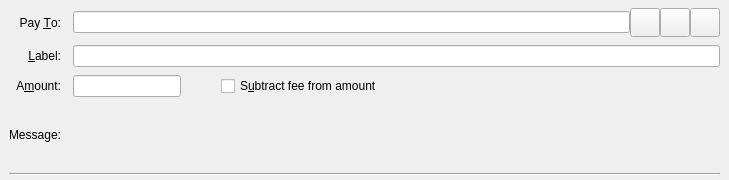
<?xml version="1.0" encoding="UTF-8"?>
<ui version="4.0">
 <class>SendCoinsEntry</class>
 <widget class="QStackedWidget" name="SendCoinsEntry">
  <property name="geometry">
   <rect>
    <x>0</x>
    <y>0</y>
    <width>729</width>
    <height>180</height>
   </rect>
  </property>
  <property name="focusPolicy">
   <enum>Qt::TabFocus</enum>
  </property>
  <property name="autoFillBackground">
   <bool>false</bool>
  </property>
  <widget class="QFrame" name="SendCoins">
   <property name="toolTip">
    <string>This is a normal payment.</string>
   </property>
   <property name="frameShape">
    <enum>QFrame::NoFrame</enum>
   </property>
   <layout class="QGridLayout" name="gridLayout">
    <property name="topMargin">
     <number>8</number>
    </property>
    <property name="bottomMargin">
     <number>4</number>
    </property>
    <property name="horizontalSpacing">
     <number>12</number>
    </property>
    <property name="verticalSpacing">
     <number>8</number>
    </property>
    <item row="3" column="1">
     <widget class="QLabel" name="messageTextLabel">
      <property name="toolTip">
       <string>A message that was attached to the conbinicoin: URI which will be stored with the transaction for your reference. Note: This message will not be sent over the ConbiniCoin network.</string>
      </property>
      <property name="textFormat">
       <enum>Qt::PlainText</enum>
      </property>
     </widget>
    </item>
    <item row="2" column="0">
     <widget class="QLabel" name="amountLabel">
      <property name="text">
       <string>A&amp;mount:</string>
      </property>
      <property name="alignment">
       <set>Qt::AlignRight|Qt::AlignTrailing|Qt::AlignVCenter</set>
      </property>
      <property name="buddy">
       <cstring>payAmount</cstring>
      </property>
     </widget>
    </item>
    <item row="0" column="0">
     <widget class="QLabel" name="payToLabel">
      <property name="text">
       <string>Pay &amp;To:</string>
      </property>
      <property name="alignment">
       <set>Qt::AlignRight|Qt::AlignTrailing|Qt::AlignVCenter</set>
      </property>
      <property name="buddy">
       <cstring>payTo</cstring>
      </property>
     </widget>
    </item>
    <item row="1" column="1">
     <widget class="QLineEdit" name="addAsLabel">
      <property name="toolTip">
       <string>Enter a label for this address to add it to the list of used addresses</string>
      </property>
     </widget>
    </item>
    <item row="1" column="0">
     <widget class="QLabel" name="labellLabel">
      <property name="text">
       <string>&amp;Label:</string>
      </property>
      <property name="alignment">
       <set>Qt::AlignRight|Qt::AlignTrailing|Qt::AlignVCenter</set>
      </property>
      <property name="buddy">
       <cstring>addAsLabel</cstring>
      </property>
     </widget>
    </item>
    <item row="2" column="1">
     <layout class="QHBoxLayout" name="horizontalLayoutAmount" stretch="0,0,1">
      <item>
       <widget class="BitcoinAmountField" name="payAmount"/>
      </item>
      <item>
       <spacer name="horizontalSpacer">
        <property name="orientation">
         <enum>Qt::Horizontal</enum>
        </property>
        <property name="sizeHint" stdset="0">
         <size>
          <width>40</width>
          <height>20</height>
         </size>
        </property>
       </spacer>
      </item>
      <item>
       <widget class="QCheckBox" name="checkboxSubtractFeeFromAmount">
        <property name="toolTip">
         <string>The fee will be deducted from the amount being sent. The recipient will receive less conbinicoins than you enter in the amount field. If multiple recipients are selected, the fee is split equally.</string>
        </property>
        <property name="text">
         <string>S&amp;ubtract fee from amount</string>
        </property>
       </widget>
      </item>
     </layout>
    </item>
    <item row="4" column="0" colspan="2">
     <widget class="Line" name="line">
      <property name="orientation">
       <enum>Qt::Horizontal</enum>
      </property>
     </widget>
    </item>
    <item row="3" column="0">
     <widget class="QLabel" name="messageLabel">
      <property name="text">
       <string>Message:</string>
      </property>
      <property name="alignment">
       <set>Qt::AlignRight|Qt::AlignTrailing|Qt::AlignVCenter</set>
      </property>
     </widget>
    </item>
    <item row="0" column="1">
     <layout class="QHBoxLayout" name="payToLayout">
      <property name="spacing">
       <number>0</number>
      </property>
      <item>
       <widget class="QValidatedLineEdit" name="payTo">
        <property name="toolTip">
         <string>The ConbiniCoin address to send the payment to</string>
        </property>
       </widget>
      </item>
      <item>
       <widget class="QToolButton" name="addressBookButton">
        <property name="toolTip">
         <string>Choose previously used address</string>
        </property>
        <property name="text">
         <string/>
        </property>
        <property name="icon">
         <iconset resource="../bitcoin.qrc">
          <normaloff>:/images/addressbook1</normaloff>:/images/addressbook1</iconset>
        </property>
        <property name="iconSize">
         <size>
          <width>22</width>
          <height>22</height>
         </size>
        </property>
        <property name="shortcut">
         <string>Alt+A</string>
        </property>
       </widget>
      </item>
      <item>
       <widget class="QToolButton" name="pasteButton">
        <property name="toolTip">
         <string>Paste address from clipboard</string>
        </property>
        <property name="text">
         <string/>
        </property>
        <property name="icon">
         <iconset resource="../bitcoin.qrc">
          <normaloff>:/images/paste</normaloff>:/images/paste</iconset>
        </property>
        <property name="iconSize">
         <size>
          <width>22</width>
          <height>22</height>
         </size>
        </property>
        <property name="shortcut">
         <string>Alt+P</string>
        </property>
       </widget>
      </item>
      <item>
       <widget class="QToolButton" name="deleteButton">
        <property name="toolTip">
         <string>Remove this entry</string>
        </property>
        <property name="text">
         <string/>
        </property>
        <property name="icon">
         <iconset resource="../bitcoin.qrc">
          <normaloff>:/images/clear</normaloff>:/images/clear</iconset>
        </property>
        <property name="iconSize">
         <size>
          <width>22</width>
          <height>22</height>
         </size>
        </property>
       </widget>
      </item>
     </layout>
    </item>
   </layout>
  </widget>
  <widget class="QFrame" name="SendCoins_UnauthenticatedPaymentRequest">
   <property name="palette">
    <palette>
     <active>
      <colorrole role="WindowText">
       <brush brushstyle="SolidPattern">
        <color alpha="255">
         <red>0</red>
         <green>0</green>
         <blue>0</blue>
        </color>
       </brush>
      </colorrole>
      <colorrole role="Button">
       <brush brushstyle="SolidPattern">
        <color alpha="255">
         <red>255</red>
         <green>255</green>
         <blue>127</blue>
        </color>
       </brush>
      </colorrole>
      <colorrole role="Light">
       <brush brushstyle="SolidPattern">
        <color alpha="255">
         <red>255</red>
         <green>255</green>
         <blue>255</blue>
        </color>
       </brush>
      </colorrole>
      <colorrole role="Midlight">
       <brush brushstyle="SolidPattern">
        <color alpha="255">
         <red>255</red>
         <green>255</green>
         <blue>191</blue>
        </color>
       </brush>
      </colorrole>
      <colorrole role="Dark">
       <brush brushstyle="SolidPattern">
        <color alpha="255">
         <red>127</red>
         <green>127</green>
         <blue>63</blue>
        </color>
       </brush>
      </colorrole>
      <colorrole role="Mid">
       <brush brushstyle="SolidPattern">
        <color alpha="255">
         <red>170</red>
         <green>170</green>
         <blue>84</blue>
        </color>
       </brush>
      </colorrole>
      <colorrole role="Text">
       <brush brushstyle="SolidPattern">
        <color alpha="255">
         <red>0</red>
         <green>0</green>
         <blue>0</blue>
        </color>
       </brush>
      </colorrole>
      <colorrole role="BrightText">
       <brush brushstyle="SolidPattern">
        <color alpha="255">
         <red>255</red>
         <green>255</green>
         <blue>255</blue>
        </color>
       </brush>
      </colorrole>
      <colorrole role="ButtonText">
       <brush brushstyle="SolidPattern">
        <color alpha="255">
         <red>0</red>
         <green>0</green>
         <blue>0</blue>
        </color>
       </brush>
      </colorrole>
      <colorrole role="Base">
       <brush brushstyle="SolidPattern">
        <color alpha="255">
         <red>255</red>
         <green>255</green>
         <blue>255</blue>
        </color>
       </brush>
      </colorrole>
      <colorrole role="Window">
       <brush brushstyle="SolidPattern">
        <color alpha="255">
         <red>255</red>
         <green>255</green>
         <blue>127</blue>
        </color>
       </brush>
      </colorrole>
      <colorrole role="Shadow">
       <brush brushstyle="SolidPattern">
        <color alpha="255">
         <red>0</red>
         <green>0</green>
         <blue>0</blue>
        </color>
       </brush>
      </colorrole>
      <colorrole role="AlternateBase">
       <brush brushstyle="SolidPattern">
        <color alpha="255">
         <red>255</red>
         <green>255</green>
         <blue>191</blue>
        </color>
       </brush>
      </colorrole>
      <colorrole role="ToolTipBase">
       <brush brushstyle="SolidPattern">
        <color alpha="255">
         <red>255</red>
         <green>255</green>
         <blue>220</blue>
        </color>
       </brush>
      </colorrole>
      <colorrole role="ToolTipText">
       <brush brushstyle="SolidPattern">
        <color alpha="255">
         <red>0</red>
         <green>0</green>
         <blue>0</blue>
        </color>
       </brush>
      </colorrole>
     </active>
     <inactive>
      <colorrole role="WindowText">
       <brush brushstyle="SolidPattern">
        <color alpha="255">
         <red>0</red>
         <green>0</green>
         <blue>0</blue>
        </color>
       </brush>
      </colorrole>
      <colorrole role="Button">
       <brush brushstyle="SolidPattern">
        <color alpha="255">
         <red>255</red>
         <green>255</green>
         <blue>127</blue>
        </color>
       </brush>
      </colorrole>
      <colorrole role="Light">
       <brush brushstyle="SolidPattern">
        <color alpha="255">
         <red>255</red>
         <green>255</green>
         <blue>255</blue>
        </color>
       </brush>
      </colorrole>
      <colorrole role="Midlight">
       <brush brushstyle="SolidPattern">
        <color alpha="255">
         <red>255</red>
         <green>255</green>
         <blue>191</blue>
        </color>
       </brush>
      </colorrole>
      <colorrole role="Dark">
       <brush brushstyle="SolidPattern">
        <color alpha="255">
         <red>127</red>
         <green>127</green>
         <blue>63</blue>
        </color>
       </brush>
      </colorrole>
      <colorrole role="Mid">
       <brush brushstyle="SolidPattern">
        <color alpha="255">
         <red>170</red>
         <green>170</green>
         <blue>84</blue>
        </color>
       </brush>
      </colorrole>
      <colorrole role="Text">
       <brush brushstyle="SolidPattern">
        <color alpha="255">
         <red>0</red>
         <green>0</green>
         <blue>0</blue>
        </color>
       </brush>
      </colorrole>
      <colorrole role="BrightText">
       <brush brushstyle="SolidPattern">
        <color alpha="255">
         <red>255</red>
         <green>255</green>
         <blue>255</blue>
        </color>
       </brush>
      </colorrole>
      <colorrole role="ButtonText">
       <brush brushstyle="SolidPattern">
        <color alpha="255">
         <red>0</red>
         <green>0</green>
         <blue>0</blue>
        </color>
       </brush>
      </colorrole>
      <colorrole role="Base">
       <brush brushstyle="SolidPattern">
        <color alpha="255">
         <red>255</red>
         <green>255</green>
         <blue>255</blue>
        </color>
       </brush>
      </colorrole>
      <colorrole role="Window">
       <brush brushstyle="SolidPattern">
        <color alpha="255">
         <red>255</red>
         <green>255</green>
         <blue>127</blue>
        </color>
       </brush>
      </colorrole>
      <colorrole role="Shadow">
       <brush brushstyle="SolidPattern">
        <color alpha="255">
         <red>0</red>
         <green>0</green>
         <blue>0</blue>
        </color>
       </brush>
      </colorrole>
      <colorrole role="AlternateBase">
       <brush brushstyle="SolidPattern">
        <color alpha="255">
         <red>255</red>
         <green>255</green>
         <blue>191</blue>
        </color>
       </brush>
      </colorrole>
      <colorrole role="ToolTipBase">
       <brush brushstyle="SolidPattern">
        <color alpha="255">
         <red>255</red>
         <green>255</green>
         <blue>220</blue>
        </color>
       </brush>
      </colorrole>
      <colorrole role="ToolTipText">
       <brush brushstyle="SolidPattern">
        <color alpha="255">
         <red>0</red>
         <green>0</green>
         <blue>0</blue>
        </color>
       </brush>
      </colorrole>
     </inactive>
     <disabled>
      <colorrole role="WindowText">
       <brush brushstyle="SolidPattern">
        <color alpha="255">
         <red>127</red>
         <green>127</green>
         <blue>63</blue>
        </color>
       </brush>
      </colorrole>
      <colorrole role="Button">
       <brush brushstyle="SolidPattern">
        <color alpha="255">
         <red>255</red>
         <green>255</green>
         <blue>127</blue>
        </color>
       </brush>
      </colorrole>
      <colorrole role="Light">
       <brush brushstyle="SolidPattern">
        <color alpha="255">
         <red>255</red>
         <green>255</green>
         <blue>255</blue>
        </color>
       </brush>
      </colorrole>
      <colorrole role="Midlight">
       <brush brushstyle="SolidPattern">
        <color alpha="255">
         <red>255</red>
         <green>255</green>
         <blue>191</blue>
        </color>
       </brush>
      </colorrole>
      <colorrole role="Dark">
       <brush brushstyle="SolidPattern">
        <color alpha="255">
         <red>127</red>
         <green>127</green>
         <blue>63</blue>
        </color>
       </brush>
      </colorrole>
      <colorrole role="Mid">
       <brush brushstyle="SolidPattern">
        <color alpha="255">
         <red>170</red>
         <green>170</green>
         <blue>84</blue>
        </color>
       </brush>
      </colorrole>
      <colorrole role="Text">
       <brush brushstyle="SolidPattern">
        <color alpha="255">
         <red>127</red>
         <green>127</green>
         <blue>63</blue>
        </color>
       </brush>
      </colorrole>
      <colorrole role="BrightText">
       <brush brushstyle="SolidPattern">
        <color alpha="255">
         <red>255</red>
         <green>255</green>
         <blue>255</blue>
        </color>
       </brush>
      </colorrole>
      <colorrole role="ButtonText">
       <brush brushstyle="SolidPattern">
        <color alpha="255">
         <red>127</red>
         <green>127</green>
         <blue>63</blue>
        </color>
       </brush>
      </colorrole>
      <colorrole role="Base">
       <brush brushstyle="SolidPattern">
        <color alpha="255">
         <red>255</red>
         <green>255</green>
         <blue>127</blue>
        </color>
       </brush>
      </colorrole>
      <colorrole role="Window">
       <brush brushstyle="SolidPattern">
        <color alpha="255">
         <red>255</red>
         <green>255</green>
         <blue>127</blue>
        </color>
       </brush>
      </colorrole>
      <colorrole role="Shadow">
       <brush brushstyle="SolidPattern">
        <color alpha="255">
         <red>0</red>
         <green>0</green>
         <blue>0</blue>
        </color>
       </brush>
      </colorrole>
      <colorrole role="AlternateBase">
       <brush brushstyle="SolidPattern">
        <color alpha="255">
         <red>255</red>
         <green>255</green>
         <blue>127</blue>
        </color>
       </brush>
      </colorrole>
      <colorrole role="ToolTipBase">
       <brush brushstyle="SolidPattern">
        <color alpha="255">
         <red>255</red>
         <green>255</green>
         <blue>220</blue>
        </color>
       </brush>
      </colorrole>
      <colorrole role="ToolTipText">
       <brush brushstyle="SolidPattern">
        <color alpha="255">
         <red>0</red>
         <green>0</green>
         <blue>0</blue>
        </color>
       </brush>
      </colorrole>
     </disabled>
    </palette>
   </property>
   <property name="toolTip">
    <string>This is an unauthenticated payment request.</string>
   </property>
   <property name="autoFillBackground">
    <bool>true</bool>
   </property>
   <property name="frameShape">
    <enum>QFrame::NoFrame</enum>
   </property>
   <layout class="QGridLayout" name="gridLayout_is">
    <property name="spacing">
     <number>12</number>
    </property>
    <item row="0" column="1">
     <layout class="QHBoxLayout" name="payToLayout_is">
      <property name="spacing">
       <number>0</number>
      </property>
      <item>
       <widget class="QLabel" name="payTo_is"/>
      </item>
      <item>
       <widget class="QToolButton" name="deleteButton_is">
        <property name="toolTip">
         <string>Remove this entry</string>
        </property>
        <property name="text">
         <string/>
        </property>
        <property name="icon">
         <iconset resource="../bitcoin.qrc">
          <normaloff>:/images/clear</normaloff>:/images/clear</iconset>
        </property>
       </widget>
      </item>
     </layout>
    </item>
    <item row="0" column="0">
     <widget class="QLabel" name="payToLabel_is">
      <property name="text">
       <string>Pay To:</string>
      </property>
      <property name="alignment">
       <set>Qt::AlignRight|Qt::AlignTrailing|Qt::AlignVCenter</set>
      </property>
     </widget>
    </item>
    <item row="1" column="0">
     <widget class="QLabel" name="amountLabel_is">
      <property name="text">
       <string>A&amp;mount:</string>
      </property>
      <property name="alignment">
       <set>Qt::AlignRight|Qt::AlignTrailing|Qt::AlignVCenter</set>
      </property>
      <property name="buddy">
       <cstring>payAmount_is</cstring>
      </property>
     </widget>
    </item>
    <item row="1" column="1">
     <widget class="BitcoinAmountField" name="payAmount_is">
      <property name="acceptDrops">
       <bool>false</bool>
      </property>
     </widget>
    </item>
   </layout>
  </widget>
  <widget class="QFrame" name="SendCoins_AuthenticatedPaymentRequest">
   <property name="palette">
    <palette>
     <active>
      <colorrole role="WindowText">
       <brush brushstyle="SolidPattern">
        <color alpha="255">
         <red>0</red>
         <green>0</green>
         <blue>0</blue>
        </color>
       </brush>
      </colorrole>
      <colorrole role="Button">
       <brush brushstyle="SolidPattern">
        <color alpha="255">
         <red>140</red>
         <green>232</green>
         <blue>119</blue>
        </color>
       </brush>
      </colorrole>
      <colorrole role="Light">
       <brush brushstyle="SolidPattern">
        <color alpha="255">
         <red>230</red>
         <green>255</green>
         <blue>224</blue>
        </color>
       </brush>
      </colorrole>
      <colorrole role="Midlight">
       <brush brushstyle="SolidPattern">
        <color alpha="255">
         <red>185</red>
         <green>243</green>
         <blue>171</blue>
        </color>
       </brush>
      </colorrole>
      <colorrole role="Dark">
       <brush brushstyle="SolidPattern">
        <color alpha="255">
         <red>70</red>
         <green>116</green>
         <blue>59</blue>
        </color>
       </brush>
      </colorrole>
      <colorrole role="Mid">
       <brush brushstyle="SolidPattern">
        <color alpha="255">
         <red>93</red>
         <green>155</green>
         <blue>79</blue>
        </color>
       </brush>
      </colorrole>
      <colorrole role="Text">
       <brush brushstyle="SolidPattern">
        <color alpha="255">
         <red>0</red>
         <green>0</green>
         <blue>0</blue>
        </color>
       </brush>
      </colorrole>
      <colorrole role="BrightText">
       <brush brushstyle="SolidPattern">
        <color alpha="255">
         <red>155</red>
         <green>255</green>
         <blue>147</blue>
        </color>
       </brush>
      </colorrole>
      <colorrole role="ButtonText">
       <brush brushstyle="SolidPattern">
        <color alpha="255">
         <red>0</red>
         <green>0</green>
         <blue>0</blue>
        </color>
       </brush>
      </colorrole>
      <colorrole role="Base">
       <brush brushstyle="SolidPattern">
        <color alpha="255">
         <red>119</red>
         <green>255</green>
         <blue>233</blue>
        </color>
       </brush>
      </colorrole>
      <colorrole role="Window">
       <brush brushstyle="SolidPattern">
        <color alpha="255">
         <red>140</red>
         <green>232</green>
         <blue>119</blue>
        </color>
       </brush>
      </colorrole>
      <colorrole role="Shadow">
       <brush brushstyle="SolidPattern">
        <color alpha="255">
         <red>0</red>
         <green>0</green>
         <blue>0</blue>
        </color>
       </brush>
      </colorrole>
      <colorrole role="AlternateBase">
       <brush brushstyle="SolidPattern">
        <color alpha="255">
         <red>197</red>
         <green>243</green>
         <blue>187</blue>
        </color>
       </brush>
      </colorrole>
      <colorrole role="NoRole">
       <brush brushstyle="SolidPattern">
        <color alpha="255">
         <red>125</red>
         <green>194</green>
         <blue>122</blue>
        </color>
       </brush>
      </colorrole>
      <colorrole role="ToolTipBase">
       <brush brushstyle="SolidPattern">
        <color alpha="255">
         <red>255</red>
         <green>255</green>
         <blue>220</blue>
        </color>
       </brush>
      </colorrole>
      <colorrole role="ToolTipText">
       <brush brushstyle="SolidPattern">
        <color alpha="255">
         <red>0</red>
         <green>0</green>
         <blue>0</blue>
        </color>
       </brush>
      </colorrole>
     </active>
     <inactive>
      <colorrole role="WindowText">
       <brush brushstyle="SolidPattern">
        <color alpha="255">
         <red>0</red>
         <green>0</green>
         <blue>0</blue>
        </color>
       </brush>
      </colorrole>
      <colorrole role="Button">
       <brush brushstyle="SolidPattern">
        <color alpha="255">
         <red>140</red>
         <green>232</green>
         <blue>119</blue>
        </color>
       </brush>
      </colorrole>
      <colorrole role="Light">
       <brush brushstyle="SolidPattern">
        <color alpha="255">
         <red>230</red>
         <green>255</green>
         <blue>224</blue>
        </color>
       </brush>
      </colorrole>
      <colorrole role="Midlight">
       <brush brushstyle="SolidPattern">
        <color alpha="255">
         <red>185</red>
         <green>243</green>
         <blue>171</blue>
        </color>
       </brush>
      </colorrole>
      <colorrole role="Dark">
       <brush brushstyle="SolidPattern">
        <color alpha="255">
         <red>70</red>
         <green>116</green>
         <blue>59</blue>
        </color>
       </brush>
      </colorrole>
      <colorrole role="Mid">
       <brush brushstyle="SolidPattern">
        <color alpha="255">
         <red>93</red>
         <green>155</green>
         <blue>79</blue>
        </color>
       </brush>
      </colorrole>
      <colorrole role="Text">
       <brush brushstyle="SolidPattern">
        <color alpha="255">
         <red>0</red>
         <green>0</green>
         <blue>0</blue>
        </color>
       </brush>
      </colorrole>
      <colorrole role="BrightText">
       <brush brushstyle="SolidPattern">
        <color alpha="255">
         <red>155</red>
         <green>255</green>
         <blue>147</blue>
        </color>
       </brush>
      </colorrole>
      <colorrole role="ButtonText">
       <brush brushstyle="SolidPattern">
        <color alpha="255">
         <red>0</red>
         <green>0</green>
         <blue>0</blue>
        </color>
       </brush>
      </colorrole>
      <colorrole role="Base">
       <brush brushstyle="SolidPattern">
        <color alpha="255">
         <red>119</red>
         <green>255</green>
         <blue>233</blue>
        </color>
       </brush>
      </colorrole>
      <colorrole role="Window">
       <brush brushstyle="SolidPattern">
        <color alpha="255">
         <red>140</red>
         <green>232</green>
         <blue>119</blue>
        </color>
       </brush>
      </colorrole>
      <colorrole role="Shadow">
       <brush brushstyle="SolidPattern">
        <color alpha="255">
         <red>0</red>
         <green>0</green>
         <blue>0</blue>
        </color>
       </brush>
      </colorrole>
      <colorrole role="AlternateBase">
       <brush brushstyle="SolidPattern">
        <color alpha="255">
         <red>197</red>
         <green>243</green>
         <blue>187</blue>
        </color>
       </brush>
      </colorrole>
      <colorrole role="NoRole">
       <brush brushstyle="SolidPattern">
        <color alpha="255">
         <red>125</red>
         <green>194</green>
         <blue>122</blue>
        </color>
       </brush>
      </colorrole>
      <colorrole role="ToolTipBase">
       <brush brushstyle="SolidPattern">
        <color alpha="255">
         <red>255</red>
         <green>255</green>
         <blue>220</blue>
        </color>
       </brush>
      </colorrole>
      <colorrole role="ToolTipText">
       <brush brushstyle="SolidPattern">
        <color alpha="255">
         <red>0</red>
         <green>0</green>
         <blue>0</blue>
        </color>
       </brush>
      </colorrole>
     </inactive>
     <disabled>
      <colorrole role="WindowText">
       <brush brushstyle="SolidPattern">
        <color alpha="255">
         <red>70</red>
         <green>116</green>
         <blue>59</blue>
        </color>
       </brush>
      </colorrole>
      <colorrole role="Button">
       <brush brushstyle="SolidPattern">
        <color alpha="255">
         <red>140</red>
         <green>232</green>
         <blue>119</blue>
        </color>
       </brush>
      </colorrole>
      <colorrole role="Light">
       <brush brushstyle="SolidPattern">
        <color alpha="255">
         <red>230</red>
         <green>255</green>
         <blue>224</blue>
        </color>
       </brush>
      </colorrole>
      <colorrole role="Midlight">
       <brush brushstyle="SolidPattern">
        <color alpha="255">
         <red>185</red>
         <green>243</green>
         <blue>171</blue>
        </color>
       </brush>
      </colorrole>
      <colorrole role="Dark">
       <brush brushstyle="SolidPattern">
        <color alpha="255">
         <red>70</red>
         <green>116</green>
         <blue>59</blue>
        </color>
       </brush>
      </colorrole>
      <colorrole role="Mid">
       <brush brushstyle="SolidPattern">
        <color alpha="255">
         <red>93</red>
         <green>155</green>
         <blue>79</blue>
        </color>
       </brush>
      </colorrole>
      <colorrole role="Text">
       <brush brushstyle="SolidPattern">
        <color alpha="255">
         <red>70</red>
         <green>116</green>
         <blue>59</blue>
        </color>
       </brush>
      </colorrole>
      <colorrole role="BrightText">
       <brush brushstyle="SolidPattern">
        <color alpha="255">
         <red>155</red>
         <green>255</green>
         <blue>147</blue>
        </color>
       </brush>
      </colorrole>
      <colorrole role="ButtonText">
       <brush brushstyle="SolidPattern">
        <color alpha="255">
         <red>70</red>
         <green>116</green>
         <blue>59</blue>
        </color>
       </brush>
      </colorrole>
      <colorrole role="Base">
       <brush brushstyle="SolidPattern">
        <color alpha="255">
         <red>140</red>
         <green>232</green>
         <blue>119</blue>
        </color>
       </brush>
      </colorrole>
      <colorrole role="Window">
       <brush brushstyle="SolidPattern">
        <color alpha="255">
         <red>140</red>
         <green>232</green>
         <blue>119</blue>
        </color>
       </brush>
      </colorrole>
      <colorrole role="Shadow">
       <brush brushstyle="SolidPattern">
        <color alpha="255">
         <red>0</red>
         <green>0</green>
         <blue>0</blue>
        </color>
       </brush>
      </colorrole>
      <colorrole role="AlternateBase">
       <brush brushstyle="SolidPattern">
        <color alpha="255">
         <red>140</red>
         <green>232</green>
         <blue>119</blue>
        </color>
       </brush>
      </colorrole>
      <colorrole role="NoRole">
       <brush brushstyle="SolidPattern">
        <color alpha="255">
         <red>125</red>
         <green>194</green>
         <blue>122</blue>
        </color>
       </brush>
      </colorrole>
      <colorrole role="ToolTipBase">
       <brush brushstyle="SolidPattern">
        <color alpha="255">
         <red>255</red>
         <green>255</green>
         <blue>220</blue>
        </color>
       </brush>
      </colorrole>
      <colorrole role="ToolTipText">
       <brush brushstyle="SolidPattern">
        <color alpha="255">
         <red>0</red>
         <green>0</green>
         <blue>0</blue>
        </color>
       </brush>
      </colorrole>
     </disabled>
    </palette>
   </property>
   <property name="toolTip">
    <string>This is an authenticated payment request.</string>
   </property>
   <property name="autoFillBackground">
    <bool>true</bool>
   </property>
   <property name="frameShape">
    <enum>QFrame::NoFrame</enum>
   </property>
   <layout class="QGridLayout" name="gridLayout_s">
    <property name="spacing">
     <number>12</number>
    </property>
    <item row="1" column="0">
     <widget class="QLabel" name="amountLabel_s">
      <property name="text">
       <string>A&amp;mount:</string>
      </property>
      <property name="alignment">
       <set>Qt::AlignRight|Qt::AlignTrailing|Qt::AlignVCenter</set>
      </property>
      <property name="buddy">
       <cstring>payAmount_s</cstring>
      </property>
     </widget>
    </item>
    <item row="0" column="0">
     <widget class="QLabel" name="payToLabel_s">
      <property name="text">
       <string>Pay To:</string>
      </property>
      <property name="alignment">
       <set>Qt::AlignRight|Qt::AlignTrailing|Qt::AlignVCenter</set>
      </property>
     </widget>
    </item>
    <item row="0" column="1">
     <layout class="QHBoxLayout" name="payToLayout_s">
      <property name="spacing">
       <number>0</number>
      </property>
      <item>
       <widget class="QLabel" name="payTo_s">
        <property name="textFormat">
         <enum>Qt::PlainText</enum>
        </property>
       </widget>
      </item>
      <item>
       <widget class="QToolButton" name="deleteButton_s">
        <property name="toolTip">
         <string>Remove this entry</string>
        </property>
        <property name="text">
         <string/>
        </property>
        <property name="icon">
         <iconset resource="../bitcoin.qrc">
          <normaloff>:/images/clear</normaloff>:/images/clear</iconset>
        </property>
       </widget>
      </item>
     </layout>
    </item>
    <item row="1" column="1">
     <widget class="BitcoinAmountField" name="payAmount_s">
      <property name="acceptDrops">
       <bool>false</bool>
      </property>
     </widget>
    </item>
   </layout>
  </widget>
 </widget>
 <customwidgets>
  <customwidget>
   <class>QValidatedLineEdit</class>
   <extends>QLineEdit</extends>
   <header>qvalidatedlineedit.h</header>
  </customwidget>
  <customwidget>
   <class>BitcoinAmountField</class>
   <extends>QLineEdit</extends>
   <header>bitcoinamountfield.h</header>
   <container>1</container>
  </customwidget>
 </customwidgets>
 <tabstops>
  <tabstop>payTo</tabstop>
  <tabstop>addressBookButton</tabstop>
  <tabstop>pasteButton</tabstop>
  <tabstop>deleteButton</tabstop>
  <tabstop>addAsLabel</tabstop>
  <tabstop>payAmount</tabstop>
  <tabstop>checkboxSubtractFeeFromAmount</tabstop>
  <tabstop>payAmount_is</tabstop>
  <tabstop>deleteButton_is</tabstop>
  <tabstop>deleteButton_s</tabstop>
  <tabstop>payAmount_s</tabstop>
 </tabstops>
 <resources>
  <include location="../bitcoin.qrc"/>
 </resources>
 <connections/>
</ui>
